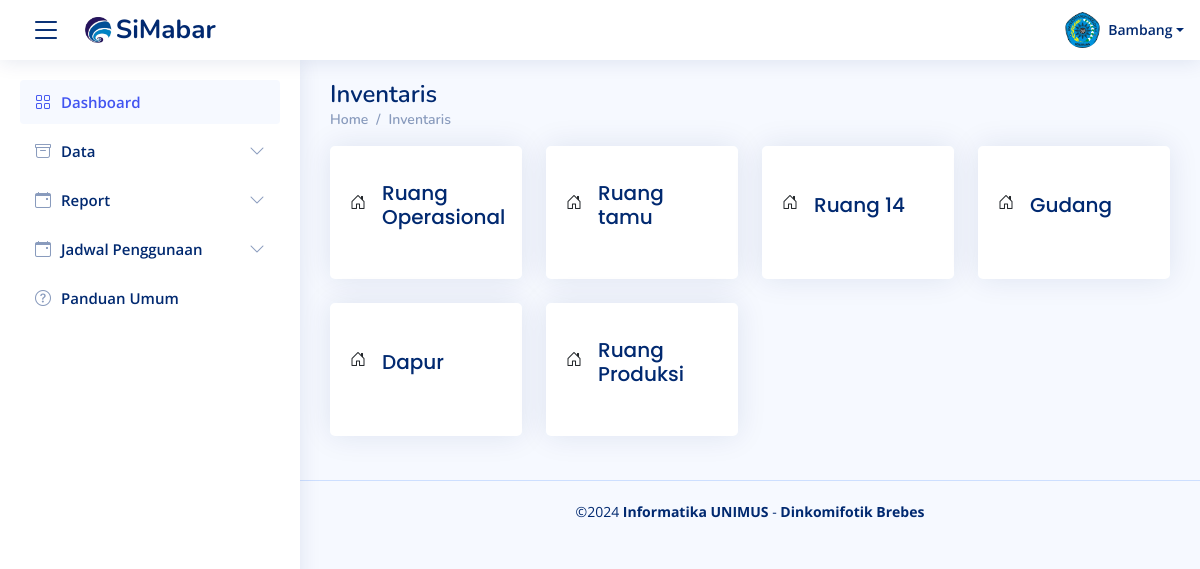
The page /inventaris.php on the database its author committed.
### tables this page shows
CREATE TABLE `lokasi` (
  `id_lokasi` varchar(50) NOT NULL,
  `nama_lokasi` varchar(100) NOT NULL,
  `bid_lokasi` varchar(50) DEFAULT NULL,
  `tempat_lokasi` varchar(100) DEFAULT NULL,
  `kategori_lokasi` varchar(50) DEFAULT NULL,
  `desk_lokasi` text DEFAULT NULL
);

### inventaris.php (the view, shortened to what this page needs)
<?php
include ('koneksi/koneksi.php');
include ("component/header.php");
$query = "SELECT id_lokasi, nama_lokasi FROM lokasi WHERE kategori_lokasi = 'Ruangan'";
$result = mysqli_query($conn, $query);
?>
<main id="main" class="main">
<div class="pagetitle">
    <h1>Inventaris</h1>
    <nav>
      <ol class="breadcrumb">
        <li class="breadcrumb-item"><a href="index.html">Home</a></li>
        <li class="breadcrumb-item">Inventaris</li>
      </ol>
    </nav>
  </div>
<div class="col-lg-12">
    <div class="row">
        <?php
        if (mysqli_num_rows($result) > 0) {
            while ($row = mysqli_fetch_assoc($result)) {
                $nama_ruang = $row['nama_lokasi'];
        ?>
        <div class="col-xxl-5 col-md-3 mb-4">
        <a href="inventaris_ruangan.php?nama_lokasi=<?php echo urlencode($nama_ruang); ?>" class="text-decoration-none text-dark">
                <div class="card info-card sales-card h-100">
                    <div class="card-body d-flex align-items-center">
                        <div class="card-icon rounded-circle d-flex align-items-center justify-content-center me-3">
                            <i class="bi bi-house-door"></i>
                        </div>
                        <div>
                            <h6 class="card-title mb-0 small-font"><?php echo htmlspecialchars($nama_ruang); ?></h6>
                        </div>
                    </div>
                </div>
            </a>
        </div>
        <?php
            }
        } else {
            echo "<p>No rooms found in the database.</p>";
        }
        ?>
    </div>
</div>
    </main>
<?php include ("component/footer.php"); ?>

### css/style.css (style rules this page uses)
:root { scroll-behavior: smooth; }
body { font-family: "Open Sans", sans-serif; background: #f6f9ff; color: #444444; }
a { color: #4154f1; text-decoration: none; }
h1, h2, h3, h4, h5, h6 { font-family: "Nunito", sans-serif; }
#main { margin-top: 60px; padding: 20px 30px; transition: all 0.3s; }
.pagetitle { margin-bottom: 10px; }
.pagetitle h1 { font-size: 24px; margin-bottom: 0; font-weight: 600; color: #012970; }
.card { margin-bottom: 30px; border: none; border-radius: 5px; box-shadow: 0px 0 30px rgba(1, 41, 112, 0.1); }
.card-title { padding: 20px 0 15px 0; font-size: 20px; font-weight: 500; color: #012970; font-family: "Poppins", sans-serif; }
.card-body { padding: 0 20px 20px 20px; }
.breadcrumb { font-size: 14px; font-family: "Nunito", sans-serif; color: #899bbd; font-weight: 600; }
.breadcrumb a { color: #899bbd; transition: 0.3s; }
.breadcrumb .breadcrumb-item::before { color: #899bbd; }
@media (min-width: 1200px) { #main, #footer { margin-left: 300px; } }

### rows shown on the page
lokasi: nama_lokasi "Ruang Operasional"
lokasi: nama_lokasi "Ruang tamu"
lokasi: nama_lokasi "Ruang 14"
lokasi: nama_lokasi "Gudang"
lokasi: nama_lokasi "Dapur"
lokasi: nama_lokasi "Ruang Produksi"
